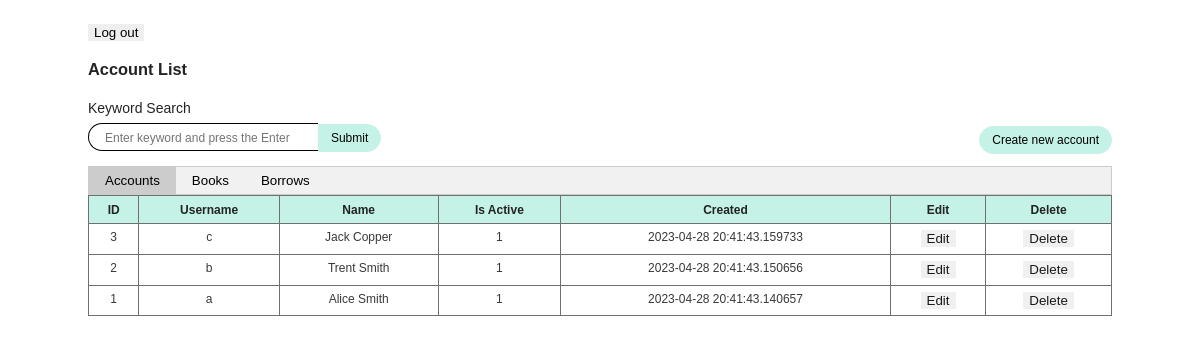
Page /accounts (signed in) on the committed database.
### tables this page shows
CREATE TABLE Account (
            id integer primary key autoincrement,username varchar(255) unique,password varchar(255),name varchar(255),is_active tinyint not null default True,created datetime not null default '<built-in method now of type object at 0x00007FFF00F18990>'
        );

### routers/admin.py (the view)
@admin_page.route("/accounts", methods=["POST", "GET"])
@requires_librarian
def admin_accounts():
    search = request.args.get("search")
    params = {
        "ordering": ["-created"]
    }
    if search:
        params["search"] = search
        accounts = AccountManager().search(**params)
    else:
        accounts = AccountManager().filter(**params)
    context = {
        "accounts": accounts,
        "session": session
    }
    if search:
        context["search"] = search
    return render_template("admin/accounts.html", **context)

### objects/cores.py (called while the page is built)
    def __new__(cls):
        if not cls.singleton_instance:
            cls.singleton_instance = super().__new__(cls)
        return cls.singleton_instance

    def get_object_class(self):
        return self.object_class

    def init(self, *args):
        return self.get_object_class()(*args)

    def get_object_class(self):
        return self.object_class

    def init(self, *args):
        return self.factory.init(*args)

    def init_list(self, values_list: List[Iterable] = None):
        values_list = values_list if values_list else []
        return [self.init(*values) for values in values_list]

    def handle_ordering(self, ordering: List[str]):
        sql = "ORDER BY"
        for item in ordering:
            if item[0] == "-":
                sql += f" {item[1:]} DESC,"
            else:
                sql += f" {item},"
        return sql[:-1]

    def filter(self, **kwargs):
        ordering = None
        if isinstance(kwargs.get("ordering"), list):
            ordering = kwargs.pop("ordering")
        variables = []
        sql = f"""
        SELECT * FROM {self.object_class.table_name}
        """
        if kwargs:
            sql += "WHERE "
        for key, value in kwargs.items():
            variables.append(value)
            sql += f"{key}=?,"
        sql = sql[:-1]
        if ordering:
            sql += f" {self.handle_ordering(ordering)}"
        results = execute_sql(sql, variables)
        if not results:
            return []
        values_list = [[item for item in result] for result in results]
        return self.init_list(values_list)

### objects/users.py (called while the page is built)
    def authenticate(self, username: str, password: str):
        sql = f"""
        SELECT * FROM {self.object_class.table_name}
        INNER JOIN Account on {self.object_class.table_name}.id = Account.id
        WHERE Account.username = ? and Account.password = ?;
        """
        results = execute_sql(sql, [username, password])
        if not results:
            return
        return self.init(*[item for item in results[0]])

### objects/wrappers.py (called while the page is built)
def execute_sql(sql: str, variables: Union[Tuple, List] = None):
    with SQLite('sql.db') as cur:
        try:
            if variables:
                return cur.execute(sql, variables).fetchall()
            return cur.execute(sql).fetchall()
        except sqlite3.Error as error:
            print('Error occurred - ', error)
            raise error

    def __exit__(self, type, value, traceback):
        self.conn.commit()
        self.conn.close()

### templates/admin/accounts.html (shortened to what this page needs)
<html>
  <body>
    <button onclick="location.href='/logout';">Log out</button>
    <h3>Account List</h3>
    <div class="heading">
      <form action="">
        <label for="search">Keyword Search</label>
        <input
          type="text"
          name="search"
          id="search"
          value="{{ search }}"
          placeholder="Enter keyword and press the Enter"
        />
        <input type="submit" value="Submit" />
      </form>
      <button onclick="location.href='/accounts/add';" class="create-btn">Create new account</button>
    </div>
    <div class="tab">
      <button class="tablinks active">Accounts</button>
      <button onclick="location.href='/books';" class="tablinks">Books</button>
      <button onclick="location.href='/borrows';" class="tablinks">Borrows</button>
    </div>
    <table>
      <thead>
        <tr>
          <th class="whitespace-nowrap">ID</th>
          <th class="whitespace-nowrap">Username</th>
          <th class="whitespace-nowrap">Name</th>
          <th class="whitespace-nowrap">Is Active</th>
          <th class="whitespace-nowrap">Created</th>
          <th class="whitespace-nowrap">Edit</th>
          <th class="whitespace-nowrap">Delete</th>
        </tr>
      </thead>
      <tbody class="">
        {% for item in accounts %}
        <tr class="text-center">
          <td rowspan="1" class="align-top">{{ item.id }}</td>
          <td rowspan="1" class="align-top">{{ item.username }}</td>
          <td rowspan="1" class="align-top">{{ item.name }}</td>
          <td rowspan="1" class="align-top">{{ item.is_active }}</td>
          <td rowspan="1" class="align-top">{{ item.created }}</td>
          <td rowspan="1" class="align-top">
            <button onclick="location.href='/accounts/{{item.id}}/edit';">Edit</button>
          </td>
          <td rowspan="1" class="align-top">
            <button onclick="location.href='/accounts/{{item.id}}/delete';">Delete</button>
          </td>
        </tr>
        {% endfor %}
      </tbody>
    </table>
  </body>
</html>

### templates/admin/accounts.html (style rules this page uses)
body { font-family: Poppins Regular, Helvetica, Arial, sans-serif; font-size: 14px; color: #232323; font-weight: 400; line-height: 1.5; background-color: #fff; overflow: auto; max-width: 1024px; margin: 24px auto; }
.heading { display: flex; align-items: flex-end; justify-content: space-between; }
.tab { overflow: hidden; border: 1px solid #ccc; background-color: #f1f1f1; }
.tab button { background-color: inherit; float: left; border: none; outline: none; cursor: pointer; padding: 6px 16px; transition: 0.3s; }
.tab button.active { background-color: #ccc; }
form label { display: block; margin-bottom: 4px; }
input[type="text"] { height: 28px; width: 230px; font-size: 14px; border: 1px solid black; border-right: 0; padding: 4px 16px; border-top-left-radius: 1000px; border-bottom-left-radius: 1000px; }
input[type="text"]::placeholder { font-size: 12px; }
input[type="submit"] { height: 28px; font-size: 12px; padding: 4px 12px; border-top-right-radius: 1000px; border-bottom-right-radius: 1000px; background-color: rgba(197, 242, 231, 1); border: 1px solid rgba(197, 242, 231, 1); margin-left: -4px; }
.create-btn { height: 28px; font-size: 12px; padding: 4px 12px; border-radius: 1000px; background-color: rgba(197, 242, 231, 1); border: 1px solid rgba(197, 242, 231, 1); margin-block-end: 1em; }
table { border-collapse: collapse; border-color: inherit; text-indent: 0; width: 100%; border: 1px solid #232323; }
thead { --tw-bg-opacity: 1; background-color: rgba(197, 242, 231, 1); }
th, td { padding: 0.4rem; font-size: 12px; border: 1px solid #707070; white-space: nowrap; text-align: center; }
td { --tw-text-opacity: 1; color: rgba(35, 35, 35, 1); opacity: 0.9; vertical-align: top; text-align: center; }
tr { page-break-inside: avoid; }

### rows in the picture
Account: id "3", username "c", name "Jack Copper", is_active "1", created "2023-04-28 20:41:43.159733"
Account: id "2", username "b", name "Trent Smith", is_active "1", created "2023-04-28 20:41:43.150656"
Account: id "1", username "a", name "Alice Smith", is_active "1", created "2023-04-28 20:41:43.140657"
